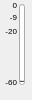
<?xml version="1.0" encoding="UTF-8"?>
<ui version="4.0">
 <class>AudioMeterWidget</class>
 <widget class="QWidget" name="AudioMeterWidget">
  <property name="geometry">
   <rect>
    <x>0</x>
    <y>0</y>
    <width>32</width>
    <height>100</height>
   </rect>
  </property>
  <property name="styleSheet">
   <string notr="true"/>
  </property>
  <widget class="QProgressBar" name="progressBarAudioMeter">
   <property name="geometry">
    <rect>
     <x>19</x>
     <y>4</y>
     <width>6</width>
     <height>81</height>
    </rect>
   </property>
   <property name="minimum">
    <number>-61</number>
   </property>
   <property name="maximum">
    <number>0</number>
   </property>
   <property name="value">
    <number>-61</number>
   </property>
   <property name="textVisible">
    <bool>false</bool>
   </property>
   <property name="orientation">
    <enum>Qt::Vertical</enum>
   </property>
   <property name="textDirection">
    <enum>QProgressBar::TopToBottom</enum>
   </property>
  </widget>
  <widget class="QLabel" name="labelAudioMeterChannel">
   <property name="geometry">
    <rect>
     <x>3</x>
     <y>87</y>
     <width>26</width>
     <height>16</height>
    </rect>
   </property>
   <property name="text">
    <string/>
   </property>
   <property name="alignment">
    <set>Qt::AlignCenter</set>
   </property>
  </widget>
  <widget class="QLabel" name="labelAudioMeter0">
   <property name="geometry">
    <rect>
     <x>-3</x>
     <y>-3</y>
     <width>20</width>
     <height>16</height>
    </rect>
   </property>
   <property name="font">
    <font>
     <pointsize>6</pointsize>
    </font>
   </property>
   <property name="text">
    <string>0</string>
   </property>
   <property name="alignment">
    <set>Qt::AlignRight|Qt::AlignTrailing|Qt::AlignVCenter</set>
   </property>
  </widget>
  <widget class="QLabel" name="labelAudioMeter9">
   <property name="geometry">
    <rect>
     <x>-3</x>
     <y>9</y>
     <width>20</width>
     <height>16</height>
    </rect>
   </property>
   <property name="font">
    <font>
     <pointsize>6</pointsize>
    </font>
   </property>
   <property name="text">
    <string>-9</string>
   </property>
   <property name="alignment">
    <set>Qt::AlignRight|Qt::AlignTrailing|Qt::AlignVCenter</set>
   </property>
  </widget>
  <widget class="QLabel" name="labelAudioMeter20">
   <property name="geometry">
    <rect>
     <x>-3</x>
     <y>23</y>
     <width>20</width>
     <height>16</height>
    </rect>
   </property>
   <property name="font">
    <font>
     <pointsize>6</pointsize>
    </font>
   </property>
   <property name="text">
    <string>-20</string>
   </property>
   <property name="alignment">
    <set>Qt::AlignRight|Qt::AlignTrailing|Qt::AlignVCenter</set>
   </property>
  </widget>
  <widget class="QLabel" name="labelAudioMeter60">
   <property name="geometry">
    <rect>
     <x>-3</x>
     <y>74</y>
     <width>20</width>
     <height>16</height>
    </rect>
   </property>
   <property name="font">
    <font>
     <pointsize>6</pointsize>
    </font>
   </property>
   <property name="text">
    <string>-60</string>
   </property>
   <property name="alignment">
    <set>Qt::AlignRight|Qt::AlignTrailing|Qt::AlignVCenter</set>
   </property>
  </widget>
 </widget>
 <resources/>
 <connections/>
 <slots>
  <slot>switchPreview()</slot>
 </slots>
</ui>
